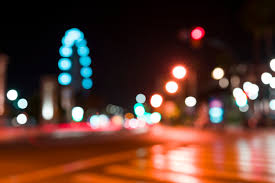
#> input picture Python/images.jpg, 275 x 183 px, found by its file name
$ python DETECT_BLURR.py
#> lines starting #> are read from the running program, lines starting #| are printed output that depends on the picture
# import the necessary packages
import matplotlib.pyplot as plt
import numpy as np
import argparse
import imutils
import cv2
def detect_blur_fft(image, size=60, thresh=10, vis=False):
	# grab the dimensions of the image and use the dimensions to
	# derive the center (x, y)-coordinates
	(h, w) = image.shape
	(cX, cY) = (int(w / 2.0), int(h / 2.0))
    	# compute the FFT to find the frequency transform, then shift
	# the zero frequency component (i.e., DC component located at
	# the top-left corner) to the center where it will be more
	# easy to analyze
	fft = np.fft.fft2(image)
	fftShift = np.fft.fftshift(fft)
    # check to see if we are visualizing our output
	if vis:
		# compute the magnitude spectrum of the transform
		magnitude = 20 * np.log(np.abs(fftShift))
		# display the original input image
		(fig, ax) = plt.subplots(1, 2, )
		ax[0].imshow(image, cmap="gray")
		ax[0].set_title("Input")
		ax[0].set_xticks([])
		ax[0].set_yticks([])
		# display the magnitude image
		ax[1].imshow(magnitude, cmap="gray")
		ax[1].set_title("Magnitude Spectrum")
		ax[1].set_xticks([])
		ax[1].set_yticks([])
		# show our plots
		plt.show()
        # zero-out the center of the FFT shift (i.e., remove low
	# frequencies), apply the inverse shift such that the DC
	# component once again becomes the top-left, and then apply
	# the inverse FFT
	fftShift[cY - size:cY + size, cX - size:cX + size] = 0
	fftShift = np.fft.ifftshift(fftShift)
	recon = np.fft.ifft2(fftShift)
    # compute the magnitude spectrum of the reconstructed image,
	# then compute the mean of the magnitude values
	magnitude = 20 * np.log(np.abs(recon))
	mean = np.mean(magnitude)
	# the image will be considered "blurry" if the mean value of the
	# magnitudes is less than the threshold value
	return (mean, mean <= thresh)

# load the input image from disk, resize it, and convert it to
# grayscale
image_path = 'C:/Users/Muhammed Hassan M/Pictures/images.jpg'
thresh=28
vis=1
test=  1
orig = cv2.imread(image_path)
#> orig is the input picture: shape (183, 275, 3); mean B, G, R 47.3, 59.2, 94.2
orig = imutils.resize(orig, width=500)
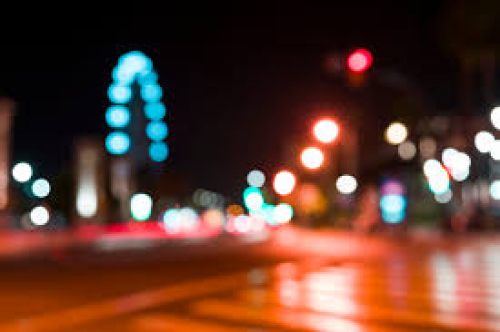
#> orig: shape (332, 500, 3); mean B, G, R 47.3, 59.1, 94.2
gray = cv2.cvtColor(orig, cv2.COLOR_BGR2GRAY)
# apply our blur detector using the FFT
(mean, blurry) = detect_blur_fft(gray, size=60,
	thresh=thresh, vis=vis > 0)
#> in detect_blur_fft, `magnitude = 20 * np.log(np.abs(fftShift))`:
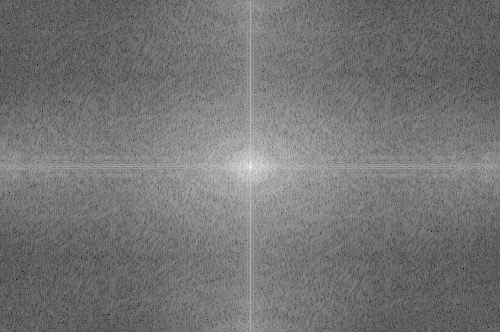
#> magnitude: shape (332, 500) float64; min -28.9, max 324.9, mean 133.8; drawn with min black and max white
#> in detect_blur_fft, `plt.show()`:
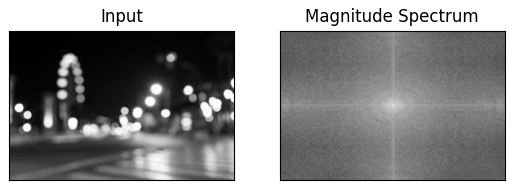
#> figure drawn by matplotlib, 2 panels
#> in detect_blur_fft, `magnitude = 20 * np.log(np.abs(recon))`:
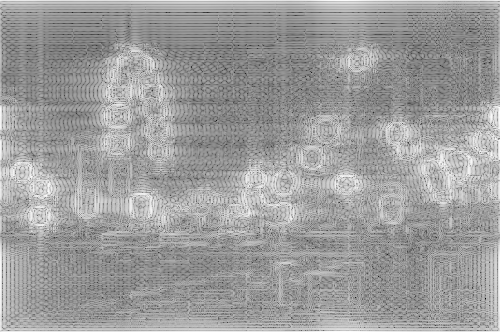
#> magnitude: shape (332, 500) float64; min -129.2, max 89.75, mean 5.9; drawn with min black and max white
#> in detect_blur_fft, `mean = np.mean(magnitude)`: mean = 5.92
#> mean = 5.92; blurry = True

# draw on the image, indicating whether or not it is blurry
image = np.dstack([gray] * 3)
color = (0, 0, 255) if blurry else (0, 255, 0)
#> color = (0, 0, 255)
text = "Blurry ({:.4f})" if blurry else "Not Blurry ({:.4f})"
#> text = 'Blurry ({:.4f})'
text = text.format(mean)
#> text = 'Blurry (5.9174)'
cv2.putText(image, text, (10, 25), cv2.FONT_HERSHEY_SIMPLEX, 0.7,
	color, 2)
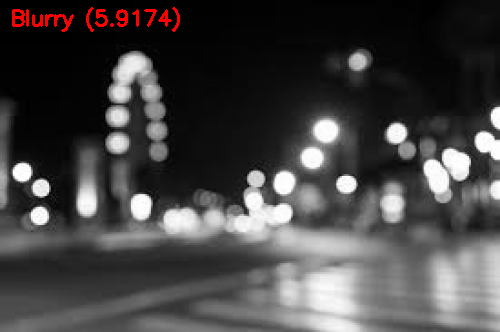
#> image: shape (332, 500, 3); mean of channels 0, 1, 2 68.2, 68.2, 70; drawn as B, G, R
print("[INFO] {}".format(text))
#| [INFO] Blurry (5.9174)
# show the output image
cv2.imshow("Output", image)
cv2.waitKey(0)
cv2.destroyAllWindows()

# check to see if are going to test our FFT blurriness detector using
# various sizes of a Gaussian kernel
if test > 0:
	# loop over various blur radii
	for radius in range(1, 30, 2):
		# clone the original grayscale image
		image = gray.copy()
		# check to see if the kernel radius is greater than zero
		if radius > 0:
			# blur the input image by the supplied radius using a
			# Gaussian kernel
			image = cv2.GaussianBlur(image, (radius, radius), 0)
			# apply our blur detector using the FFT
			(mean, blurry) = detect_blur_fft(image, size=60,
				thresh=thresh, vis=vis > 0)
			# draw on the image, indicating whether or not it is
			# blurry
			image = np.dstack([image] * 3)
			color = (0, 0, 255) if blurry else (0, 255, 0)
			text = "Blurry ({:.4f})" if blurry else "Not Blurry ({:.4f})"
			text = text.format(mean)
			cv2.putText(image, text, (10, 25), cv2.FONT_HERSHEY_SIMPLEX,
				0.7, color, 2)
			print("[INFO] Kernel: {}, Result: {}".format(radius, text))
		# show the image
		cv2.imshow("Test Image", image)
		cv2.waitKey(0)
#> this loop made 15 passes
#> (mean, text) on passes 1 to 12: (5.92, 'Blurry (5.9174)'), (0.768, 'Blurry (0.7679)'), (-1.8, 'Blurry (-1.8017)'), (-5.08, 'Blurry (-5.0785)'), (-7.33, 'Blurry (-7.3250)'), (-9.24, 'Blurry (-9.2442)'), (-10.76, 'Blurry (-10.7611)'), (-11.65, 'Blurry (-11.6534)'), (-12.1, 'Blurry (-12.1026)'), (-12.41, 'Blurry (-12.4085)'), (-12.42, 'Blurry (-12.4230)'), (-12.47, 'Blurry (-12.4718)')
#| [INFO] Kernel: 1, Result: Blurry (5.9174)
#| [INFO] Kernel: 3, Result: Blurry (0.7679)
#| [INFO] Kernel: 5, Result: Blurry (-1.8017)
#| [INFO] Kernel: 7, Result: Blurry (-5.0785)
#| [INFO] Kernel: 9, Result: Blurry (-7.3250)
#| [INFO] Kernel: 11, Result: Blurry (-9.2442)
#| [INFO] Kernel: 13, Result: Blurry (-10.7611)
#| [INFO] Kernel: 15, Result: Blurry (-11.6534)
#> (further printed lines are left out)
#> pass 2, in detect_blur_fft (call 3), `magnitude = 20 * np.log(np.abs(recon))`:
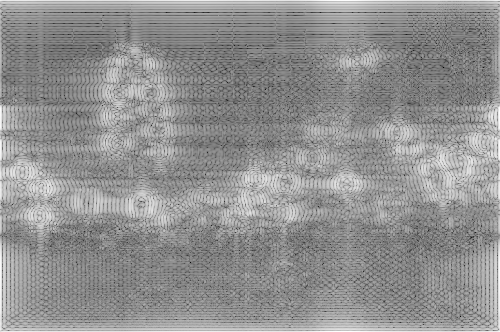
#> magnitude: shape (332, 500) float64; min -114.5, max 87.47, mean 0.8; drawn with min black and max white
#> after the loop:
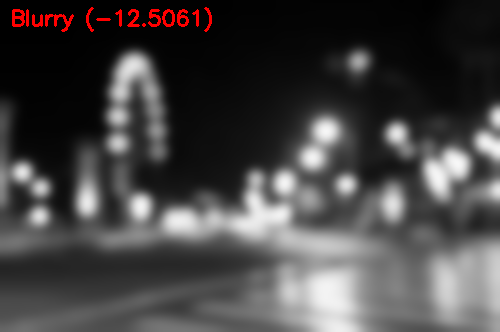
#> image: shape (332, 500, 3); mean of channels 0, 1, 2 68.2, 68.2, 70.2; drawn as B, G, R

cv2.destroyAllWindows()
